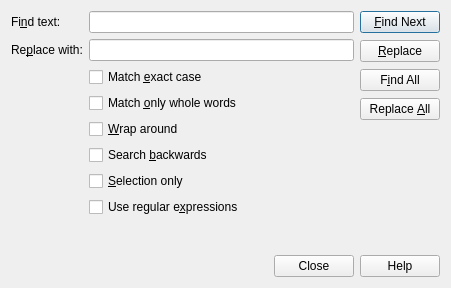
<?xml version="1.0" encoding="UTF-8"?>
<ui version="4.0">
 <class>FindReplaceDialog</class>
 <widget class="QDialog" name="FindReplaceDialog">
  <property name="geometry">
   <rect>
    <x>0</x>
    <y>0</y>
    <width>451</width>
    <height>288</height>
   </rect>
  </property>
  <property name="windowTitle">
   <string>Find and Replace</string>
  </property>
  <layout class="QVBoxLayout" name="verticalLayout_3">
   <item>
    <widget class="QWidget" name="replaceBlock" native="true">
     <property name="enabled">
      <bool>true</bool>
     </property>
     <layout class="QHBoxLayout" name="filePickerLayout">
      <property name="leftMargin">
       <number>0</number>
      </property>
      <property name="topMargin">
       <number>0</number>
      </property>
      <property name="rightMargin">
       <number>0</number>
      </property>
      <property name="bottomMargin">
       <number>0</number>
      </property>
      <item>
       <layout class="QFormLayout" name="formLayout">
        <property name="fieldGrowthPolicy">
         <enum>QFormLayout::ExpandingFieldsGrow</enum>
        </property>
        <item row="0" column="0">
         <widget class="QLabel" name="findTextLabel">
          <property name="text">
           <string>Fi&amp;nd text:</string>
          </property>
          <property name="buddy">
           <cstring>findText</cstring>
          </property>
         </widget>
        </item>
        <item row="0" column="1">
         <widget class="QLineEdit" name="findText"/>
        </item>
        <item row="2" column="0">
         <widget class="QLabel" name="replaceWithLabel">
          <property name="text">
           <string>Re&amp;place with:</string>
          </property>
          <property name="buddy">
           <cstring>replaceWithText</cstring>
          </property>
         </widget>
        </item>
        <item row="2" column="1">
         <widget class="QLineEdit" name="replaceWithText"/>
        </item>
        <item row="4" column="1">
         <widget class="QCheckBox" name="caseCheckBox">
          <property name="text">
           <string>Match &amp;exact case</string>
          </property>
          <property name="checked">
           <bool>false</bool>
          </property>
         </widget>
        </item>
        <item row="5" column="1">
         <widget class="QCheckBox" name="wholeWordsCheckBox">
          <property name="text">
           <string>Match &amp;only whole words</string>
          </property>
         </widget>
        </item>
        <item row="6" column="1">
         <widget class="QCheckBox" name="wrapCheckBox">
          <property name="whatsThis">
           <string>When enabled, the search continues from the other end when it reaches one end of the page</string>
          </property>
          <property name="text">
           <string>&amp;Wrap around</string>
          </property>
         </widget>
        </item>
        <item row="7" column="1">
         <widget class="QCheckBox" name="backwardsCheckBox">
          <property name="whatsThis">
           <string>When set, the search goes backwards from cursor position, otherwise it goes forward</string>
          </property>
          <property name="text">
           <string>Search &amp;backwards</string>
          </property>
         </widget>
        </item>
        <item row="8" column="1">
         <widget class="QCheckBox" name="selectionCheckBox">
          <property name="whatsThis">
           <string>&lt;html&gt;&lt;head/&gt;&lt;body&gt;&lt;p&gt;When checked, the pattern to find is searched only in the current selection.&lt;/p&gt;&lt;/body&gt;&lt;/html&gt;</string>
          </property>
          <property name="text">
           <string>&amp;Selection only</string>
          </property>
         </widget>
        </item>
        <item row="9" column="1">
         <widget class="QCheckBox" name="regexpCheckBox">
          <property name="whatsThis">
           <string>&lt;html&gt;&lt;head/&gt;&lt;body&gt;&lt;p&gt;When checked, the pattern to find is interpreted as a UNIX regular expression. See &lt;a href=&quot;https://en.wikibooks.org/wiki/Regular_Expressions&quot;&gt;Regular Expression in Wikibooks&lt;/a&gt;.&lt;/p&gt;&lt;/body&gt;&lt;/html&gt;</string>
          </property>
          <property name="text">
           <string>Use regular e&amp;xpressions</string>
          </property>
         </widget>
        </item>
       </layout>
      </item>
      <item>
       <layout class="QVBoxLayout" name="verticalLayout">
        <property name="spacing">
         <number>7</number>
        </property>
        <property name="sizeConstraint">
         <enum>QLayout::SetDefaultConstraint</enum>
        </property>
        <property name="topMargin">
         <number>0</number>
        </property>
        <item>
         <widget class="QPushButton" name="findNextButton">
          <property name="whatsThis">
           <string>Find the next occurrence from the cursor position and in the direction set by &quot;Search backwards&quot;</string>
          </property>
          <property name="text">
           <string>&amp;Find Next</string>
          </property>
          <property name="shortcut">
           <string>F3</string>
          </property>
         </widget>
        </item>
        <item>
         <widget class="QPushButton" name="replaceButton">
          <property name="text">
           <string>&amp;Replace</string>
          </property>
         </widget>
        </item>
        <item>
         <widget class="QPushButton" name="findAllButton">
          <property name="whatsThis">
           <string>Highlight all the occurrences of the text in the page</string>
          </property>
          <property name="text">
           <string>F&amp;ind All</string>
          </property>
         </widget>
        </item>
        <item>
         <widget class="QPushButton" name="replaceAllButton">
          <property name="whatsThis">
           <string>Replace all the occurrences of the text in the page</string>
          </property>
          <property name="text">
           <string>Replace &amp;All</string>
          </property>
         </widget>
        </item>
        <item>
         <spacer name="verticalSpacer">
          <property name="orientation">
           <enum>Qt::Vertical</enum>
          </property>
          <property name="sizeHint" stdset="0">
           <size>
            <width>20</width>
            <height>40</height>
           </size>
          </property>
         </spacer>
        </item>
       </layout>
      </item>
     </layout>
    </widget>
   </item>
   <item>
    <widget class="QLabel" name="messageLabel">
     <property name="font">
      <font>
       <weight>75</weight>
       <bold>true</bold>
      </font>
     </property>
     <property name="text">
      <string/>
     </property>
     <property name="alignment">
      <set>Qt::AlignCenter</set>
     </property>
    </widget>
   </item>
   <item>
    <widget class="QDialogButtonBox" name="buttonBox">
     <property name="standardButtons">
      <set>QDialogButtonBox::Close|QDialogButtonBox::Help</set>
     </property>
    </widget>
   </item>
  </layout>
 </widget>
 <tabstops>
  <tabstop>findText</tabstop>
  <tabstop>replaceWithText</tabstop>
  <tabstop>caseCheckBox</tabstop>
  <tabstop>wholeWordsCheckBox</tabstop>
  <tabstop>wrapCheckBox</tabstop>
  <tabstop>backwardsCheckBox</tabstop>
  <tabstop>selectionCheckBox</tabstop>
  <tabstop>regexpCheckBox</tabstop>
  <tabstop>findNextButton</tabstop>
  <tabstop>replaceButton</tabstop>
  <tabstop>findAllButton</tabstop>
  <tabstop>replaceAllButton</tabstop>
 </tabstops>
 <resources/>
 <connections>
  <connection>
   <sender>findNextButton</sender>
   <signal>clicked()</signal>
   <receiver>FindReplaceDialog</receiver>
   <slot>findNext()</slot>
   <hints>
    <hint type="sourcelabel">
     <x>225</x>
     <y>242</y>
    </hint>
    <hint type="destinationlabel">
     <x>225</x>
     <y>132</y>
    </hint>
   </hints>
  </connection>
  <connection>
   <sender>replaceButton</sender>
   <signal>clicked()</signal>
   <receiver>FindReplaceDialog</receiver>
   <slot>replace()</slot>
   <hints>
    <hint type="sourcelabel">
     <x>225</x>
     <y>242</y>
    </hint>
    <hint type="destinationlabel">
     <x>225</x>
     <y>132</y>
    </hint>
   </hints>
  </connection>
  <connection>
   <sender>findAllButton</sender>
   <signal>clicked()</signal>
   <receiver>FindReplaceDialog</receiver>
   <slot>findAll()</slot>
   <hints>
    <hint type="sourcelabel">
     <x>225</x>
     <y>242</y>
    </hint>
    <hint type="destinationlabel">
     <x>225</x>
     <y>132</y>
    </hint>
   </hints>
  </connection>
  <connection>
   <sender>replaceAllButton</sender>
   <signal>clicked()</signal>
   <receiver>FindReplaceDialog</receiver>
   <slot>replaceAll()</slot>
   <hints>
    <hint type="sourcelabel">
     <x>225</x>
     <y>242</y>
    </hint>
    <hint type="destinationlabel">
     <x>225</x>
     <y>132</y>
    </hint>
   </hints>
  </connection>
  <connection>
   <sender>buttonBox</sender>
   <signal>clicked(QAbstractButton*)</signal>
   <receiver>FindReplaceDialog</receiver>
   <slot>buttonBox_clicked(QAbstractButton*)</slot>
   <hints>
    <hint type="sourcelabel">
     <x>225</x>
     <y>265</y>
    </hint>
    <hint type="destinationlabel">
     <x>225</x>
     <y>143</y>
    </hint>
   </hints>
  </connection>
 </connections>
 <slots>
  <slot>updatePreview()</slot>
  <slot>checkInput()</slot>
  <slot>updateSelection(bool)</slot>
  <slot>matchSimilar()</slot>
 </slots>
</ui>
